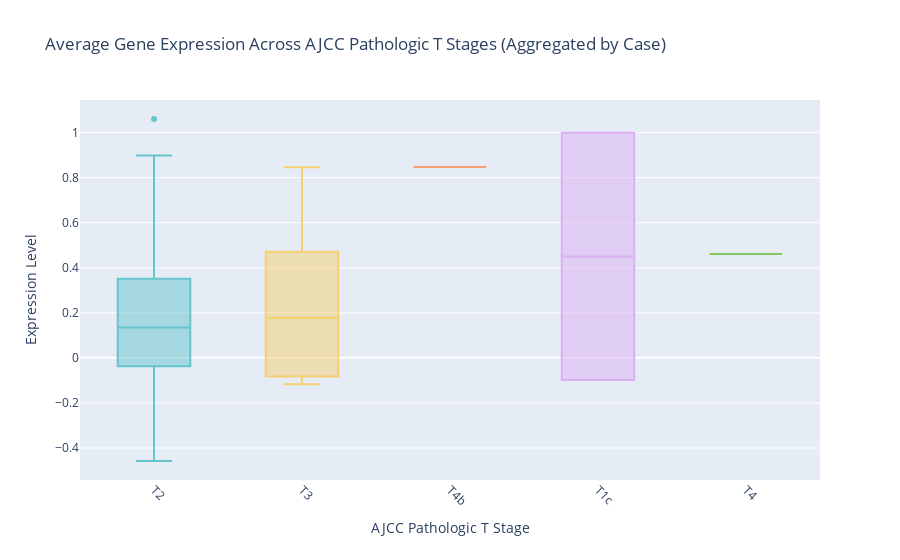

Notebook code cell kept with this figure:
### Code cell
# Filter out "Unknown" values for AJCC Pathologic T stages
filtered_data_state_t = aggregated_data[
    (aggregated_data['ajcc_pathologic_t'] != "Unknown") & (aggregated_data['ajcc_pathologic_t']!= "nan")
]


fig = px.box(
    filtered_data_state_t,
    x='ajcc_pathologic_t',
    y='Expression',
    color='ajcc_pathologic_t',  
    title="Average Gene Expression Across AJCC Pathologic T Stages (Aggregated by Case)",
    labels={
        'ajcc_pathologic_t': 'AJCC Pathologic T Stage',
        'Expression': 'Expression Level'
    },
    color_discrete_sequence=px.colors.qualitative.Pastel 
)


fig.update_layout(
    xaxis_title="AJCC Pathologic T Stage",
    yaxis_title="Expression Level",
    xaxis_tickangle=45,
    showlegend=False 
)

fig.show()

### Figure 1 — Plotly figure (JSON) as saved in the notebook; plotly's stock layout.template omitted (floating-point values rounded to 4 significant figures)
{"data": [{"alignmentgroup": "True", "hovertemplate": "AJCC Pathologic T Stage=%{x}<br>Expression Level=%{y}<extra></extra>", "legendgroup": "T2", "marker": {"color": "rgb(102, 197, 204)"}, "name": "T2", "notched": false, "offsetgroup": "T2", "orientation": "v", "showlegend": true, "type": "box", "x": ["T2", "T2", "T2", "T2", "T2", "T2", "T2", "T2", "T2", "T2", "T2", "T2", "T2", "T2", "T2", "T2", "T2", "T2", "T2", "T2", "T2", "T2", "T2", "T2", "T2", "T2", "T2", "T2", "T2", "T2", "T2"], "x0": " ", "xaxis": "x", "y": [0.8706, 0.2413, -0.03456, 0.1114, 0.1343, -0.4578, -0.03797, -0.3032, -0.2155, -0.2007, -0.0954, 1.06, -0.2368, 0.1552, 0.3874, 0.1483, 0.2064, 0.1618, 0.8981, 0.07181, 0.01552, 0.5844, 0.08754, 0.5061, -0.2536, 0.7111, 0.1814, 0.07315, 0.1532, 0.0551, 0.5524], "y0": " ", "yaxis": "y"}, {"alignmentgroup": "True", "hovertemplate": "AJCC Pathologic T Stage=%{x}<br>Expression Level=%{y}<extra></extra>", "legendgroup": "T3", "marker": {"color": "rgb(246, 207, 113)"}, "name": "T3", "notched": false, "offsetgroup": "T3", "orientation": "v", "showlegend": true, "type": "box", "x": ["T3", "T3", "T3", "T3", "T3", "T3", "T3", "T3"], "x0": " ", "xaxis": "x", "y": [-0.04958, 0.8467, -0.1175, 0.5793, 0.3617, 0.3293, 0.02519, -0.117], "y0": " ", "yaxis": "y"}, {"alignmentgroup": "True", "hovertemplate": "AJCC Pathologic T Stage=%{x}<br>Expression Level=%{y}<extra></extra>", "legendgroup": "T4b", "marker": {"color": "rgb(248, 156, 116)"}, "name": "T4b", "notched": false, "offsetgroup": "T4b", "orientation": "v", "showlegend": true, "type": "box", "x": ["T4b"], "x0": " ", "xaxis": "x", "y": [0.8473], "y0": " ", "yaxis": "y"}, {"alignmentgroup": "True", "hovertemplate": "AJCC Pathologic T Stage=%{x}<br>Expression Level=%{y}<extra></extra>", "legendgroup": "T1c", "marker": {"color": "rgb(220, 176, 242)"}, "name": "T1c", "notched": false, "offsetgroup": "T1c", "orientation": "v", "showlegend": true, "type": "box", "x": ["T1c", "T1c"], "x0": " ", "xaxis": "x", "y": [-0.09878, 0.9992], "y0": " ", "yaxis": "y"}, {"alignmentgroup": "True", "hovertemplate": "AJCC Pathologic T Stage=%{x}<br>Expression Level=%{y}<extra></extra>", "legendgroup": "T4", "marker": {"color": "rgb(135, 197, 95)"}, "name": "T4", "notched": false, "offsetgroup": "T4", "orientation": "v", "showlegend": true, "type": "box", "x": ["T4"], "x0": " ", "xaxis": "x", "y": [0.4616], "y0": " ", "yaxis": "y"}], "layout": {"autosize": true, "boxmode": "overlay", "legend": {"title": {"text": "AJCC Pathologic T Stage"}, "tracegroupgap": 0}, "showlegend": false, "title": {"text": "Average Gene Expression Across AJCC Pathologic T Stages (Aggregated by Case)"}, "xaxis": {"anchor": "y", "autorange": true, "categoryarray": ["T2", "T3", "T4b", "T1c", "T4"], "categoryorder": "array", "domain": [0, 1], "range": [-0.5, 4.5], "tickangle": 45, "title": {"text": "AJCC Pathologic T Stage"}, "type": "category"}, "yaxis": {"anchor": "x", "autorange": true, "domain": [0, 1], "range": [-0.5422, 1.145], "title": {"text": "Expression Level"}, "type": "linear"}}}
